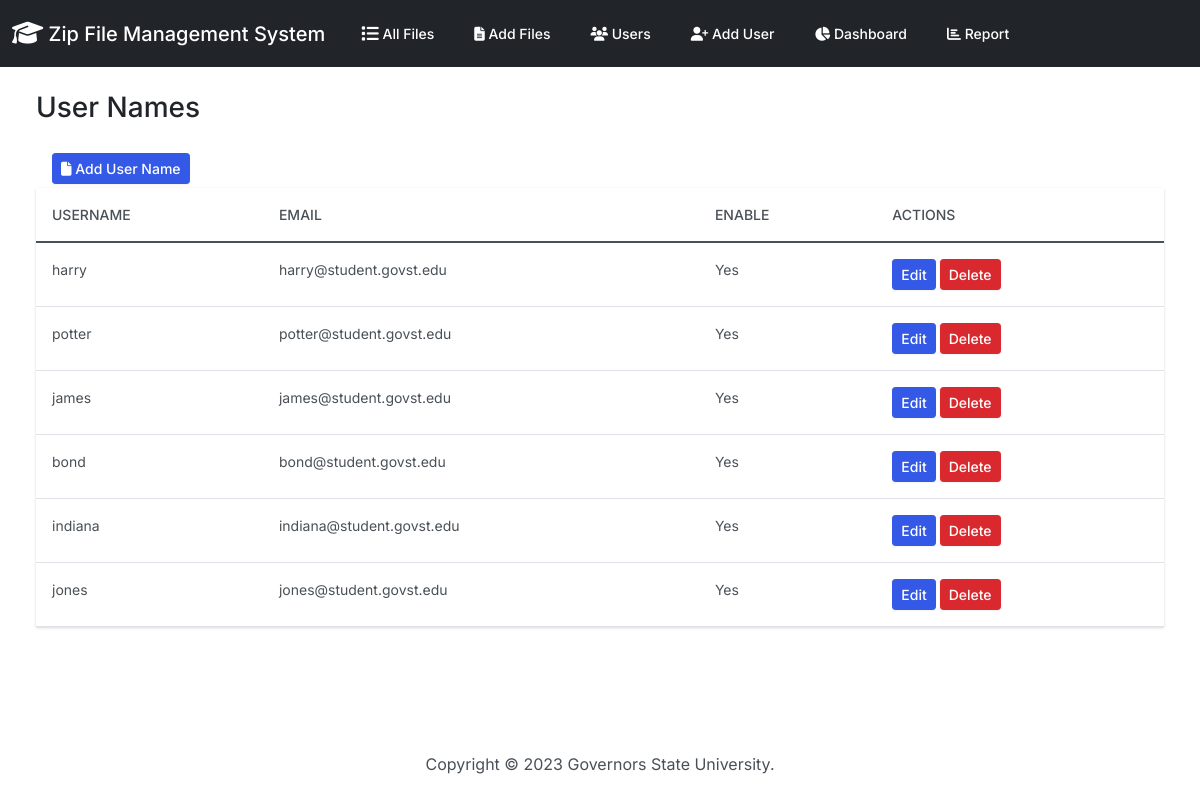
Before: /user_list/ with the older database file.
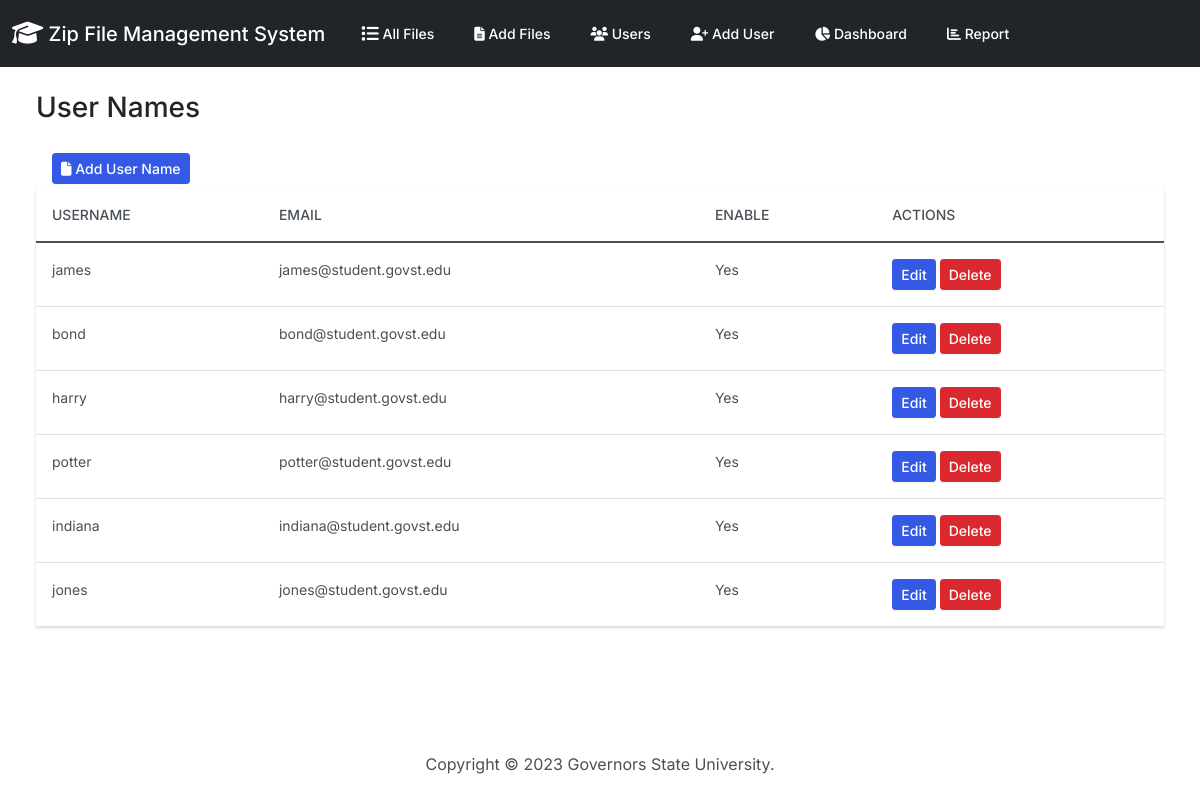
After: the same page with the newer database file.
### zipfiles/models.py (models this page shows, shortened)
class UserNamesList(models.Model):
    user_name = models.CharField(
        primary_key=True,  # Set user_name as the primary key
        max_length=255,
        unique=True,
        validators=[
            MinLengthValidator(3, message='Username must have at least 3 characters.'),
        ]
    )
    email = models.EmailField()
    enable = models.BooleanField(default=True)
    updated_date = models.DateTimeField(default=timezone.now)
    class Meta:
        verbose_name_plural = 'UserNamesList'

### zipfiles/views.py (the view)
# urls.py: path('user_list/', views.user_list, name='user_list'),
def user_list(request):
    users = UserNamesList.objects.all()
    return render(request, 'zipfiles/user_list.html', {'users': users})

### zipfiles/templates/zipfiles/user_list.html (shortened to what this page needs)
{% extends "zipfiles/base.html" %}
{% block body %}
<h3 class="m-4">User Names</h3>
<div class="row">
  <div class="col-12">
    <div class="ms-4 me-4 mb-4">
      <a class="btn btn-primary btn-sm mx-3 my-1" href="{% url 'user_create' %}">
        <i class="fas fa-file"></i> Add User Name
      </a>
      <table class="table table-hover">
        <thead class="thead-dark">
          <tr>
            <th>Username</th>
            <th>Email</th>
            <th>Enable</th>
            <th>Actions</th>
          </tr>
        </thead>
        <tbody>
          {% for user in users %}
          <tr>
            <td>{{ user.user_name }}</td>
            <td>{{ user.email }}</td>
            <td>{% if user.enable %}Yes{% else %}No{% endif %}</td>
            <td>
              <form method="post" action="{% url 'user_update' user.pk %}" style="display: inline;">
                  <button type="submit" class="btn btn-sm btn-primary">Edit</button>
              </form>
              <form method="post" action="{% url 'user_delete' user.pk %}" style="display: inline;">
                <button type="submit" class="btn btn-sm btn-danger" onclick="return confirm('Are you sure you want to delete this user: {{ user.user_name }}?')">Delete</button>
              </form>
            </td>
          </tr>
          {% endfor %}
        </tbody>
      </table>
  </div>
</div>
</div>
{% endblock %}

Changed rows visible on the page:
changed UserNamesList "james": moves up the list
changed UserNamesList "bond": moves up the list
